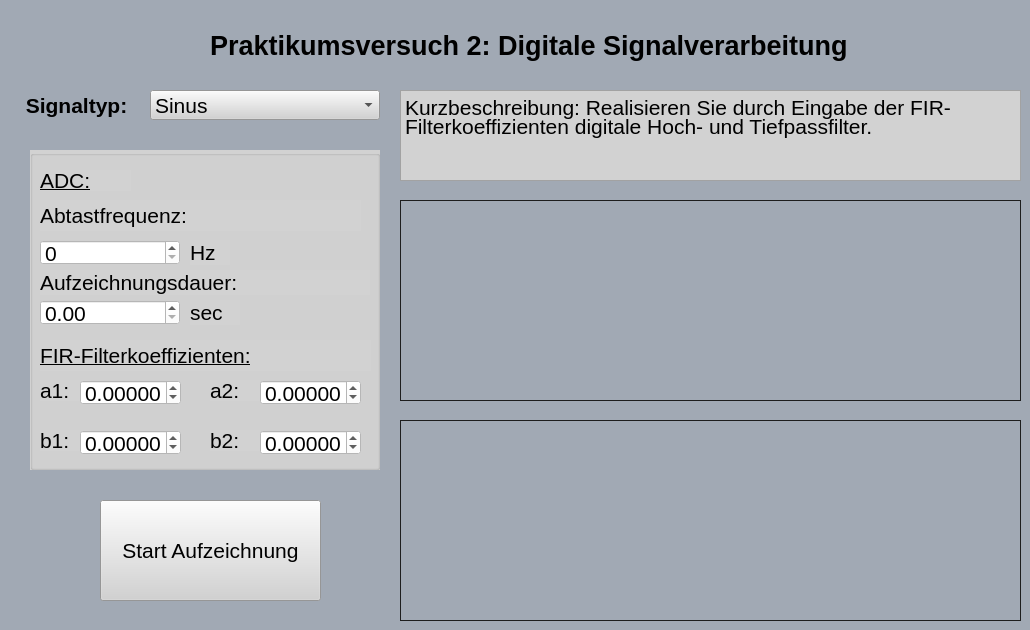
    <widget class="QWidget" name="tab_2">
     <property name="styleSheet">
      <string notr="true">background: rgb(161, 169, 180)</string>
     </property>
     <attribute name="title">
      <string>Versuch 2</string>
     </attribute>
     <widget class="QPushButton" name="pushButton_2">
      <property name="geometry">
       <rect>
        <x>100</x>
        <y>500</y>
        <width>221</width>
        <height>101</height>
       </rect>
      </property>
      <property name="font">
       <font>
        <family>Arial</family>
        <pointsize>16</pointsize>
        <weight>50</weight>
        <bold>false</bold>
       </font>
      </property>
      <property name="styleSheet">
       <string notr="true">background:  rgb(210, 210, 210)</string>
      </property>
      <property name="text">
       <string>Start Aufzeichnung</string>
      </property>
     </widget>
     <widget class="QLabel" name="label_3">
      <property name="geometry">
       <rect>
        <x>140</x>
        <y>20</y>
        <width>820</width>
        <height>50</height>
       </rect>
      </property>
      <property name="font">
       <font>
        <family>Arial</family>
        <pointsize>20</pointsize>
        <weight>75</weight>
        <italic>false</italic>
        <bold>true</bold>
        <underline>false</underline>
        <strikeout>false</strikeout>
       </font>
      </property>
      <property name="text">
       <string>Praktikumsversuch 2: Digitale Signalverarbeitung</string>
      </property>
      <property name="indent">
       <number>70</number>
      </property>
     </widget>
     <widget class="QTextEdit" name="textEdit_2">
      <property name="geometry">
       <rect>
        <x>400</x>
        <y>90</y>
        <width>621</width>
        <height>91</height>
       </rect>
      </property>
      <property name="styleSheet">
       <string notr="true">background:  rgb(210, 210, 210)</string>
      </property>
      <property name="html">
       <string>&lt;!DOCTYPE HTML PUBLIC &quot;-//W3C//DTD HTML 4.0//EN&quot; &quot;http://www.w3.org/TR/REC-html40/strict.dtd&quot;&gt;
&lt;html&gt;&lt;head&gt;&lt;meta name=&quot;qrichtext&quot; content=&quot;1&quot; /&gt;&lt;style type=&quot;text/css&quot;&gt;
p, li { white-space: pre-wrap; }
&lt;/style&gt;&lt;/head&gt;&lt;body style=&quot; font-family:'MS Shell Dlg 2'; font-size:8.25pt; font-weight:400; font-style:normal;&quot;&gt;
&lt;p style=&quot; margin-top:0px; margin-bottom:0px; margin-left:0px; margin-right:0px; -qt-block-indent:0; text-indent:0px; line-height:80%;&quot;&gt;&lt;span style=&quot; font-size:16pt;&quot;&gt;Kurzbeschreibung: Realisieren Sie durch Eingabe der FIR-Filterkoeffizienten digitale Hoch- und Tiefpassfilter.&lt;/span&gt;&lt;/p&gt;&lt;/body&gt;&lt;/html&gt;</string>
      </property>
     </widget>
     <widget class="PlotWidget" name="upGraphicsView_2">
      <property name="geometry">
       <rect>
        <x>400</x>
        <y>200</y>
        <width>621</width>
        <height>201</height>
       </rect>
      </property>
      <property name="styleSheet">
       <string notr="true">border: 1px solid rgb(30, 30, 30)</string>
      </property>
     </widget>
     <widget class="PlotWidget" name="downGraphicsView_2">
      <property name="geometry">
       <rect>
        <x>400</x>
        <y>420</y>
        <width>621</width>
        <height>201</height>
       </rect>
      </property>
      <property name="styleSheet">
       <string notr="true">border: 1px solid rgb(30, 30, 30)</string>
      </property>
     </widget>
     <widget class="QComboBox" name="v2_signaltype">
      <property name="geometry">
       <rect>
        <x>150</x>
        <y>90</y>
        <width>230</width>
        <height>30</height>
       </rect>
      </property>
      <property name="font">
       <font>
        <family>Arial</family>
        <pointsize>16</pointsize>
       </font>
      </property>
      <property name="styleSheet">
       <string notr="true">background: rgb(210, 210, 210)</string>
      </property>
      <item>
       <property name="text">
        <string>Sinus</string>
       </property>
      </item>
      <item>
       <property name="text">
        <string>Rechteck</string>
       </property>
      </item>
      <item>
       <property name="text">
        <string>Dreieck</string>
       </property>
      </item>
     </widget>
     <widget class="QLabel" name="label_8">
      <property name="geometry">
       <rect>
        <x>20</x>
        <y>90</y>
        <width>130</width>
        <height>30</height>
       </rect>
      </property>
      <property name="font">
       <font>
        <family>Arial</family>
        <pointsize>16</pointsize>
        <weight>75</weight>
        <bold>true</bold>
       </font>
      </property>
      <property name="text">
       <string> Signaltyp:</string>
      </property>
     </widget>
     <widget class="QGroupBox" name="groupBox_2">
      <property name="geometry">
       <rect>
        <x>30</x>
        <y>150</y>
        <width>350</width>
        <height>320</height>
       </rect>
      </property>
      <property name="styleSheet">
       <string notr="true">background: rgb(210, 210, 210)</string>
      </property>
      <property name="title">
       <string/>
      </property>
      <widget class="QLabel" name="label_19">
       <property name="geometry">
        <rect>
         <x>10</x>
         <y>20</y>
         <width>91</width>
         <height>21</height>
        </rect>
       </property>
       <property name="font">
        <font>
         <family>Arial</family>
         <pointsize>16</pointsize>
         <underline>true</underline>
        </font>
       </property>
       <property name="text">
        <string>ADC:</string>
       </property>
      </widget>
      <widget class="QLabel" name="label_20">
       <property name="geometry">
        <rect>
         <x>10</x>
         <y>50</y>
         <width>321</width>
         <height>31</height>
        </rect>
       </property>
       <property name="font">
        <font>
         <family>Arial</family>
         <pointsize>16</pointsize>
        </font>
       </property>
       <property name="text">
        <string>Abtastfrequenz:</string>
       </property>
      </widget>
      <widget class="QLabel" name="label_21">
       <property name="geometry">
        <rect>
         <x>10</x>
         <y>120</y>
         <width>330</width>
         <height>25</height>
        </rect>
       </property>
       <property name="font">
        <font>
         <family>Arial</family>
         <pointsize>16</pointsize>
        </font>
       </property>
       <property name="text">
        <string>Aufzeichnungsdauer:</string>
       </property>
      </widget>
      <widget class="QLabel" name="label_22">
       <property name="geometry">
        <rect>
         <x>10</x>
         <y>190</y>
         <width>331</width>
         <height>31</height>
        </rect>
       </property>
       <property name="font">
        <font>
         <family>Arial</family>
         <pointsize>16</pointsize>
         <underline>true</underline>
        </font>
       </property>
       <property name="text">
        <string>FIR-Filterkoeffizienten:</string>
       </property>
      </widget>
      <widget class="QSpinBox" name="v2_frequenz">
       <property name="geometry">
        <rect>
         <x>10</x>
         <y>90</y>
         <width>140</width>
         <height>25</height>
        </rect>
       </property>
       <property name="sizePolicy">
        <sizepolicy hsizetype="Maximum" vsizetype="Fixed">
         <horstretch>0</horstretch>
         <verstretch>0</verstretch>
        </sizepolicy>
       </property>
       <property name="font">
        <font>
         <family>Arial</family>
         <pointsize>16</pointsize>
        </font>
       </property>
       <property name="styleSheet">
        <string notr="true">background: rgb(255, 255, 255)</string>
       </property>
       <property name="maximum">
        <number>1000</number>
       </property>
      </widget>
      <widget class="QLabel" name="label_23">
       <property name="geometry">
        <rect>
         <x>10</x>
         <y>230</y>
         <width>51</width>
         <height>21</height>
        </rect>
       </property>
       <property name="font">
        <font>
         <family>Arial</family>
         <pointsize>16</pointsize>
        </font>
       </property>
       <property name="text">
        <string>a1:</string>
       </property>
      </widget>
      <widget class="QLabel" name="label_24">
       <property name="geometry">
        <rect>
         <x>180</x>
         <y>230</y>
         <width>51</width>
         <height>21</height>
        </rect>
       </property>
       <property name="font">
        <font>
         <family>Arial</family>
         <pointsize>16</pointsize>
        </font>
       </property>
       <property name="text">
        <string>a2:</string>
       </property>
      </widget>
      <widget class="QLabel" name="label_25">
       <property name="geometry">
        <rect>
         <x>10</x>
         <y>280</y>
         <width>51</width>
         <height>21</height>
        </rect>
       </property>
       <property name="font">
        <font>
         <family>Arial</family>
         <pointsize>16</pointsize>
        </font>
       </property>
       <property name="text">
        <string>b1:</string>
       </property>
      </widget>
      <widget class="QLabel" name="label_26">
       <property name="geometry">
        <rect>
         <x>180</x>
         <y>280</y>
         <width>51</width>
         <height>21</height>
        </rect>
       </property>
       <property name="font">
        <font>
         <family>Arial</family>
         <pointsize>16</pointsize>
        </font>
       </property>
       <property name="text">
        <string>b2:</string>
       </property>
      </widget>
      <widget class="QDoubleSpinBox" name="v2_duration">
       <property name="geometry">
        <rect>
         <x>10</x>
         <y>150</y>
         <width>140</width>
         <height>25</height>
        </rect>
       </property>
       <property name="font">
        <font>
         <family>Arial</family>
         <pointsize>16</pointsize>
        </font>
       </property>
       <property name="styleSheet">
        <string notr="true">background: rgb(255, 255, 255)</string>
       </property>
       <property name="maximum">
        <double>100.000000000000000</double>
       </property>
       <property name="singleStep">
        <double>0.010000000000000</double>
       </property>
      </widget>
      <widget class="QLabel" name="label_27">
       <property name="geometry">
        <rect>
         <x>160</x>
         <y>90</y>
         <width>40</width>
         <height>25</height>
        </rect>
       </property>
       <property name="font">
        <font>
         <family>Arial</family>
         <pointsize>16</pointsize>
        </font>
       </property>
       <property name="text">
        <string>Hz</string>
       </property>
      </widget>
      <widget class="QLabel" name="label_28">
       <property name="geometry">
        <rect>
         <x>160</x>
         <y>150</y>
         <width>50</width>
         <height>25</height>
        </rect>
       </property>
       <property name="font">
        <font>
         <family>Arial</family>
         <pointsize>16</pointsize>
        </font>
       </property>
       <property name="text">
        <string>sec</string>
       </property>
      </widget>
      <widget class="QDoubleSpinBox" name="v2_a1">
       <property name="geometry">
        <rect>
         <x>50</x>
         <y>230</y>
         <width>101</width>
         <height>25</height>
        </rect>
       </property>
       <property name="font">
        <font>
         <family>Arial</family>
         <pointsize>16</pointsize>
        </font>
       </property>
       <property name="styleSheet">
        <string notr="true">background: rgb(255, 255, 255)
</string>
       </property>
       <property name="decimals">
        <number>5</number>
       </property>
       <property name="minimum">
        <double>-100.000000000000000</double>
       </property>
       <property name="maximum">
        <double>100.000000000000000</double>
       </property>
       <property name="singleStep">
        <double>0.001000000000000</double>
       </property>
      </widget>
      <widget class="QDoubleSpinBox" name="v2_a2">
       <property name="geometry">
        <rect>
         <x>230</x>
         <y>230</y>
         <width>101</width>
         <height>25</height>
        </rect>
       </property>
       <property name="font">
        <font>
         <family>Arial</family>
         <pointsize>16</pointsize>
        </font>
       </property>
       <property name="styleSheet">
        <string notr="true">background: rgb(255, 255, 255)</string>
       </property>
       <property name="decimals">
        <number>5</number>
       </property>
       <property name="minimum">
        <double>-100.000000000000000</double>
       </property>
       <property name="maximum">
        <double>100.000000000000000</double>
       </property>
       <property name="singleStep">
        <double>0.001000000000000</double>
       </property>
      </widget>
      <widget class="QDoubleSpinBox" name="v2_b1">
       <property name="geometry">
        <rect>
         <x>50</x>
         <y>280</y>
         <width>101</width>
         <height>25</height>
        </rect>
       </property>
       <property name="font">
        <font>
         <family>Arial</family>
         <pointsize>16</pointsize>
        </font>
       </property>
       <property name="styleSheet">
        <string notr="true">background: rgb(255, 255, 255)</string>
       </property>
       <property name="decimals">
        <number>5</number>
       </property>
       <property name="minimum">
        <double>-100.000000000000000</double>
       </property>
       <property name="maximum">
        <double>100.000000000000000</double>
       </property>
       <property name="singleStep">
        <double>0.001000000000000</double>
       </property>
      </widget>
      <widget class="QDoubleSpinBox" name="v2_b2">
       <property name="geometry">
        <rect>
         <x>230</x>
         <y>280</y>
         <width>101</width>
         <height>25</height>
        </rect>
       </property>
       <property name="font">
        <font>
         <family>Arial</family>
         <pointsize>16</pointsize>
        </font>
       </property>
       <property name="styleSheet">
        <string notr="true">background: rgb(255, 255, 255)</string>
       </property>
       <property name="decimals">
        <number>5</number>
       </property>
       <property name="minimum">
        <double>-100.000000000000000</double>
       </property>
       <property name="maximum">
        <double>100.000000000000000</double>
       </property>
       <property name="singleStep">
        <double>0.001000000000000</double>
       </property>
      </widget>
     </widget>
    </widget>
